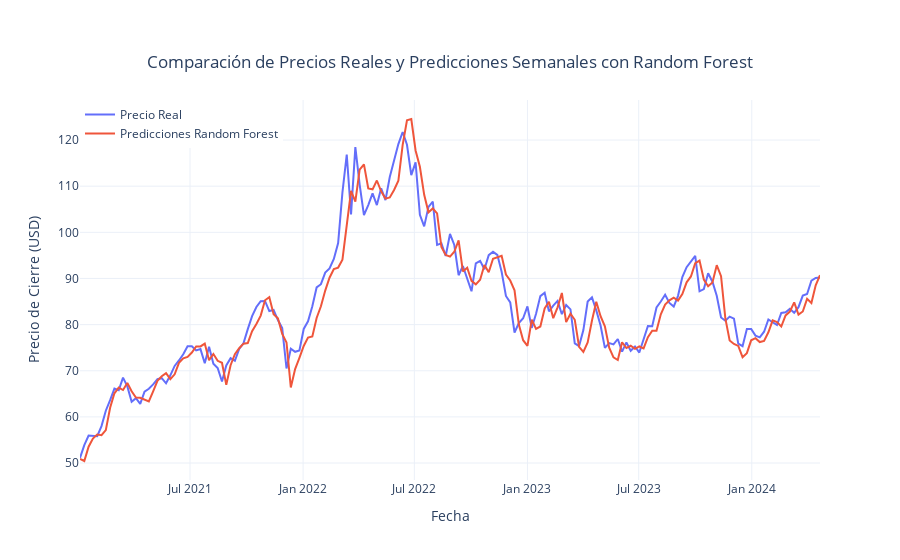

Here is the notebook cell this chart was saved with:
### Markdown cell above
### predicciones semanales

### Code cell
import pandas as pd
import numpy as np
from sklearn.preprocessing import MinMaxScaler
from sklearn.ensemble import RandomForestRegressor
from sklearn.metrics import mean_squared_error, mean_absolute_error, r2_score
import plotly.graph_objects as go
import time 

# Cargar los datos asegurando que la columna 'Date' se analice como fecha
data_brent = pd.read_csv('brent_oil_prices.csv', parse_dates=['Date'])
data_brent.set_index('Date', inplace=True)

# Convertir el índice a DatetimeIndex asegurando que se manejen las zonas horarias
if not isinstance(data_brent.index, pd.DatetimeIndex):
    data_brent.index = pd.to_datetime(data_brent.index, utc=True)  # Uso de utc=True para conversiones tz-aware

# Agrupar datos por semana y obtener el precio de cierre promedio de la semana
data_brent_weekly = data_brent['Close'].resample('W').mean()

# Manejo de valores NaN - relleno hacia adelante
data_brent_weekly.fillna(method='ffill', inplace=True)  # Puedes cambiar a 'bfill' si prefieres rellenar hacia atrás

# Preparar los datos para Random Forest
scaler = MinMaxScaler(feature_range=(0, 1))
data_brent_scaled = scaler.fit_transform(data_brent_weekly.values.reshape(-1, 1))

# Crear secuencias
def create_features(data, seq_length):
    x, y = [], []
    for i in range(seq_length, len(data)):
        x.append(data[i-seq_length:i, 0])
        y.append(data[i, 0])
    return np.array(x), np.array(y)

seq_length = 10  # Ajuste de la longitud de secuencia para datos semanales
x, y = create_features(data_brent_scaled, seq_length)

# División de datos en entrenamiento y prueba
train_size = int(len(x) * 0.8)
x_train, x_test = x[:train_size], x[train_size:]
y_train, y_test = y[:train_size], y[train_size:]

# Modelo Random Forest
# Instanciar el modelo Random Forest con los mejores parámetros encontrados
model_rf = RandomForestRegressor(bootstrap=False, max_depth=None, max_features='log2', 
                                 min_samples_leaf=2, min_samples_split=2, n_estimators=200, 
                                 random_state=42)
start_time = time.time()  # Iniciar el contador de tiempo
model_rf.fit(x_train, y_train)
end_time = time.time()  # Detener el contador de tiempo

# Calcular y mostrar la duración del entrenamiento
training_duration = end_time - start_time
print(f"Tiempo de entrenamiento: {training_duration:.3f} segundos")

# Predicciones y evaluación
y_pred = model_rf.predict(x_test)
# Des-normalizar las predicciones y los valores reales para el cálculo de las métricas
y_test_real = scaler.inverse_transform(y_test.reshape(-1, 1))
y_pred_real = scaler.inverse_transform(y_pred.reshape(-1, 1))

# Calcular las métricas
mse_rf = mean_squared_error(y_test_real, y_pred_real)
mae_rf = mean_absolute_error(y_test_real, y_pred_real)
rmse_rf = np.sqrt(mse_rf)
r2_rf = r2_score(y_test_real, y_pred_real)

print("Error Cuadrático Medio (MSE) de Random Forest:", mse_rf)
print("Error Absoluto Medio (MAE) de Random Forest:", mae_rf)
print("Raíz del Error Cuadrático Medio (RMSE) de Random Forest:", rmse_rf)
print("Coeficiente de Determinación (R^2) de Random Forest:", r2_rf)

# Gráfico de comparación utilizando Plotly
fig = go.Figure()

# Añadir las series reales y predichas al gráfico
pred_index = data_brent_weekly.index[-len(y_pred):]
fig.add_trace(go.Scatter(x=pred_index, y=y_test_real.flatten(), mode='lines', name='Precio Real'))
fig.add_trace(go.Scatter(x=pred_index, y=y_pred_real.flatten(), mode='lines', name='Predicciones Random Forest'))

# Configurar el título y los ejes
fig.update_layout(
    title={
        'text': 'Comparación de Precios Reales y Predicciones Semanales con Random Forest',
        'y':0.9,
        'x':0.5,
        'xanchor': 'center',
        'yanchor': 'top'
    },
    xaxis_title='Fecha',
    yaxis_title='Precio de Cierre (USD)',
    legend=dict(x=0, y=1),
    hovermode='x unified',
    template='plotly_white'
)

# Mostrar la gráfica
fig.show()

### Figure 1 — Plotly figure (JSON) as saved in the notebook; plotly's stock layout.template omitted (floating-point values rounded to 4 significant figures; data arrays with more than 128 entries replaced by an {"elided": "..."} marker saying what was removed)
{"data": [{"mode": "lines", "name": "Precio Real", "type": "scatter", "x": {"elided": "173 str values"}, "y": {"elided": "173 float values"}}, {"mode": "lines", "name": "Predicciones Random Forest", "type": "scatter", "x": {"elided": "173 str values"}, "y": {"elided": "173 float values"}}], "layout": {"hovermode": "x unified", "legend": {"x": 0, "y": 1}, "title": {"text": "Comparación de Precios Reales y Predicciones Semanales con Random Forest", "x": 0.5, "xanchor": "center", "y": 0.9, "yanchor": "top"}, "xaxis": {"title": {"text": "Fecha"}}, "yaxis": {"title": {"text": "Precio de Cierre (USD)"}}}}
